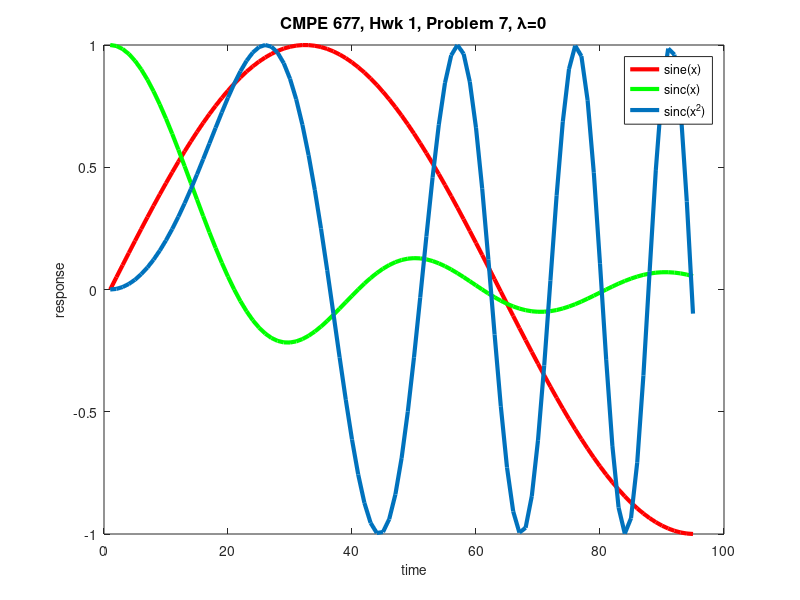
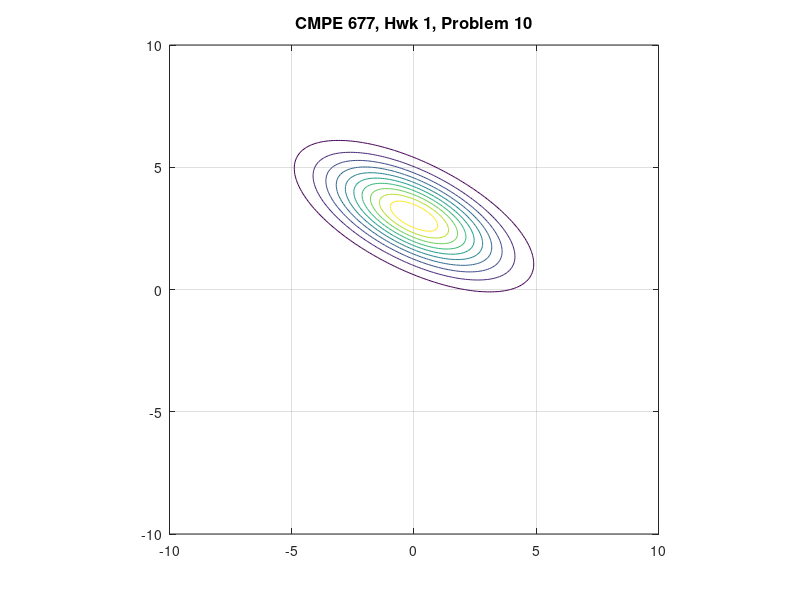
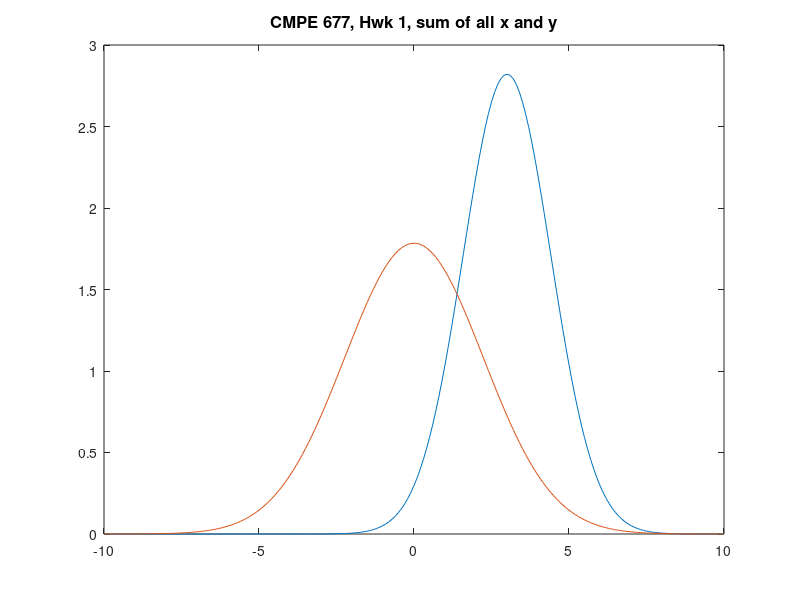

These charts were generated, in order, by the following MATLAB code:
% question 1
[1 2 3]'; 
[1; 2; 3];

% question 2
A = [1 2 3; 2 3 4; 3 4 5; 4 5 6];
B = A(:,2:3);

% question 3
a = [1 2; 3 4];
b = [2 2; 3 3; 4 4];
c = eye(3);
d =[1 2 3];
%a*b
%a-b

% question 4
b = [2 2; 3 3; 4 4];
d =[1 2 3];
f = zeros(2,1);

%b - repmat(f,1,3);
%b + [f ; f; f];
%b + repmat(f',1,3);

% question 5
ones(4,1)*5;
ones(4,1).*5;
5*ones(1,4)';

% question 6
A = [1 2 3 4 5; 2 3 4 5 6; 3 4 5 6 7; 4 5 6 7 8; 5 6 7 8 9];
B=A(2:4,1:2:5);
B=A(2:4,[1 3 5]);
B=[A(2:4,1) A(2:4,3) A(2:4,5)];

% question 7
x=0:.05:(3/2)*pi;
grid on
plot(sin(x),'r','LineWidth',3)
hold on
plot(sinc(x),'g','LineWidth',3)
hold on
plot(sin(x.^2),'LineWidth',3)
% labels
xlabel('time', 'FontSize',10)
ylabel('response', 'FontSize',10)
title('CMPE 677, Hwk 1, Problem 7, \lambda=0','FontSize',12)
legend('sine(x)','sinc(x)','sinc(x^{2})')
print('cmpe677_hwk1_7','-dpng')

% question 8
A = [1 0 -4 8 3; 4 -2 3 3 1];
b = zeros(1,5);
for index = 1:size(A,2)
  if A(1,index) > A(2,index)
    b(index) = A(1,index);
  else
   b(index) = A(2,index);
  end
end
b;

% question 9
[eye(2) zeros(2,1)]*0;
eye(2,3)*0;
[0 0 0; 0 0 0];

% question 10
figure
hold off
mu=[0 3];
sigma=[5 -2 ;-2 2];
x1 = -10:0.1:10;
x2 = x1;
[X1,X2] = meshgrid(x1,x2);
F = mvnpdf([X1(:) X2(:)], mu,sigma);
F = reshape(F,length(x2),length(x1));
contour(x1,x2,F);
grid on
axis square
title('CMPE 677, Hwk 1, Problem 10','fontsize',12);
print('cmpe677_hwk1_10','-dpng')
% code
sumX = sum(F,2);
sumY = sum(F,1);
figure
plot(x1,sumX,x2,sumY)
title('CMPE 677, Hwk 1, sum of all x and y','fontsize',12)
print('cmpe677_hwk1_result','-dpng')
meanX = mean(sumX)
meanY = mean(sumY)
varX = var(sumX)
varY = var(sumY)
str = strcat('mean of x ',num2str(meanX))
text(1,meanX,str)
str = strcat('mean of y ',num2str(meanY))
text(1,meanY,str)
